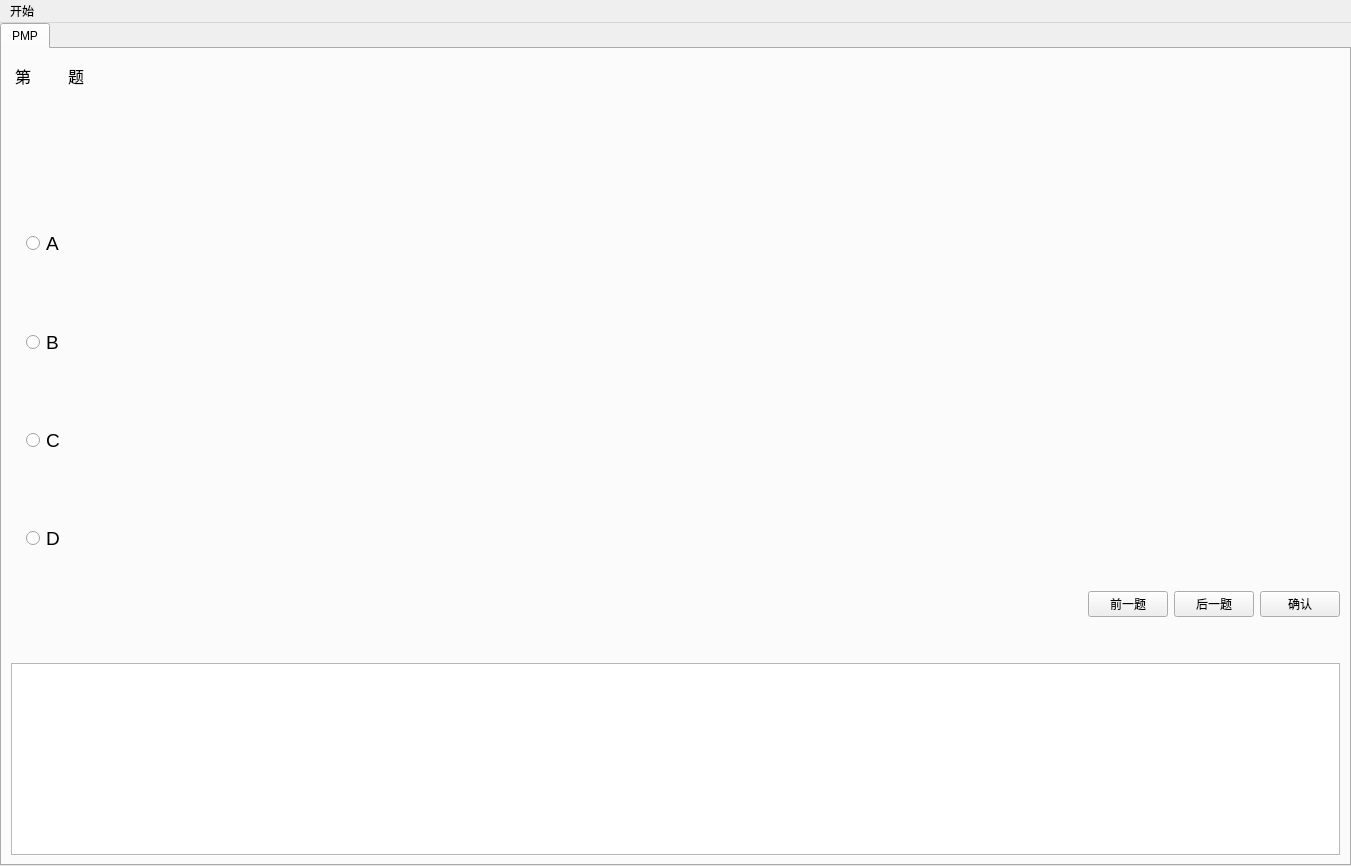
<?xml version="1.0" encoding="UTF-8"?>
<ui version="4.0">
 <class>MainWindow</class>
 <widget class="QMainWindow" name="MainWindow">
  <property name="geometry">
   <rect>
    <x>0</x>
    <y>0</y>
    <width>1351</width>
    <height>866</height>
   </rect>
  </property>
  <property name="sizePolicy">
   <sizepolicy hsizetype="Preferred" vsizetype="Preferred">
    <horstretch>0</horstretch>
    <verstretch>0</verstretch>
   </sizepolicy>
  </property>
  <property name="windowTitle">
   <string>MainWindow</string>
  </property>
  <widget class="QWidget" name="centralwidget">
   <layout class="QGridLayout" name="gridLayout_2">
    <property name="leftMargin">
     <number>0</number>
    </property>
    <property name="topMargin">
     <number>0</number>
    </property>
    <property name="rightMargin">
     <number>0</number>
    </property>
    <property name="bottomMargin">
     <number>0</number>
    </property>
    <item row="0" column="0">
     <layout class="QGridLayout" name="gridLayout">
      <property name="spacing">
       <number>0</number>
      </property>
      <item row="0" column="0">
       <widget class="QTabWidget" name="tabWidget">
        <property name="currentIndex">
         <number>0</number>
        </property>
        <widget class="QWidget" name="tab">
         <property name="sizePolicy">
          <sizepolicy hsizetype="Preferred" vsizetype="Preferred">
           <horstretch>0</horstretch>
           <verstretch>0</verstretch>
          </sizepolicy>
         </property>
         <property name="layoutDirection">
          <enum>Qt::LeftToRight</enum>
         </property>
         <property name="autoFillBackground">
          <bool>false</bool>
         </property>
         <attribute name="title">
          <string>PMP</string>
         </attribute>
         <layout class="QGridLayout" name="gridLayout_3">
          <item row="0" column="0">
           <layout class="QVBoxLayout" name="verticalLayout_3">
            <item>
             <layout class="QHBoxLayout" name="horizontalLayout_7">
              <property name="topMargin">
               <number>6</number>
              </property>
              <property name="bottomMargin">
               <number>6</number>
              </property>
              <item>
               <widget class="QLabel" name="label">
                <property name="minimumSize">
                 <size>
                  <width>20</width>
                  <height>0</height>
                 </size>
                </property>
                <property name="maximumSize">
                 <size>
                  <width>20</width>
                  <height>16777215</height>
                 </size>
                </property>
                <property name="font">
                 <font>
                  <pointsize>12</pointsize>
                 </font>
                </property>
                <property name="text">
                 <string>第</string>
                </property>
                <property name="alignment">
                 <set>Qt::AlignRight|Qt::AlignTrailing|Qt::AlignVCenter</set>
                </property>
               </widget>
              </item>
              <item>
               <widget class="QLabel" name="labelQuestionIndex">
                <property name="enabled">
                 <bool>false</bool>
                </property>
                <property name="minimumSize">
                 <size>
                  <width>25</width>
                  <height>0</height>
                 </size>
                </property>
                <property name="font">
                 <font>
                  <pointsize>12</pointsize>
                 </font>
                </property>
                <property name="autoFillBackground">
                 <bool>false</bool>
                </property>
                <property name="text">
                 <string/>
                </property>
                <property name="alignment">
                 <set>Qt::AlignCenter</set>
                </property>
               </widget>
              </item>
              <item>
               <widget class="QLabel" name="labelText_2">
                <property name="font">
                 <font>
                  <pointsize>12</pointsize>
                 </font>
                </property>
                <property name="text">
                 <string>题</string>
                </property>
               </widget>
              </item>
              <item>
               <spacer name="horizontalSpacer_2">
                <property name="orientation">
                 <enum>Qt::Horizontal</enum>
                </property>
                <property name="sizeHint" stdset="0">
                 <size>
                  <width>40</width>
                  <height>20</height>
                 </size>
                </property>
               </spacer>
              </item>
             </layout>
            </item>
            <item>
             <layout class="QVBoxLayout" name="verticalLayout_4">
              <item>
               <widget class="QLabel" name="labelQuestion">
                <property name="sizePolicy">
                 <sizepolicy hsizetype="Expanding" vsizetype="Expanding">
                  <horstretch>0</horstretch>
                  <verstretch>0</verstretch>
                 </sizepolicy>
                </property>
                <property name="font">
                 <font>
                  <pointsize>14</pointsize>
                 </font>
                </property>
                <property name="text">
                 <string/>
                </property>
               </widget>
              </item>
             </layout>
            </item>
            <item>
             <layout class="QHBoxLayout" name="horizontalLayout">
              <property name="leftMargin">
               <number>15</number>
              </property>
              <property name="rightMargin">
               <number>15</number>
              </property>
              <item>
               <widget class="QRadioButton" name="rbA">
                <property name="font">
                 <font>
                  <pointsize>14</pointsize>
                 </font>
                </property>
                <property name="text">
                 <string>A</string>
                </property>
               </widget>
              </item>
              <item>
               <widget class="QLabel" name="labelAnswerA">
                <property name="sizePolicy">
                 <sizepolicy hsizetype="Expanding" vsizetype="Expanding">
                  <horstretch>0</horstretch>
                  <verstretch>0</verstretch>
                 </sizepolicy>
                </property>
                <property name="minimumSize">
                 <size>
                  <width>0</width>
                  <height>50</height>
                 </size>
                </property>
                <property name="font">
                 <font>
                  <pointsize>14</pointsize>
                 </font>
                </property>
                <property name="text">
                 <string/>
                </property>
               </widget>
              </item>
             </layout>
            </item>
            <item>
             <layout class="QHBoxLayout" name="horizontalLayout_2">
              <property name="leftMargin">
               <number>15</number>
              </property>
              <property name="rightMargin">
               <number>15</number>
              </property>
              <item>
               <widget class="QRadioButton" name="rbB">
                <property name="font">
                 <font>
                  <pointsize>14</pointsize>
                 </font>
                </property>
                <property name="text">
                 <string>B</string>
                </property>
               </widget>
              </item>
              <item>
               <widget class="QLabel" name="labelAnswerB">
                <property name="sizePolicy">
                 <sizepolicy hsizetype="Expanding" vsizetype="Expanding">
                  <horstretch>0</horstretch>
                  <verstretch>0</verstretch>
                 </sizepolicy>
                </property>
                <property name="minimumSize">
                 <size>
                  <width>0</width>
                  <height>50</height>
                 </size>
                </property>
                <property name="font">
                 <font>
                  <pointsize>14</pointsize>
                 </font>
                </property>
                <property name="text">
                 <string/>
                </property>
               </widget>
              </item>
             </layout>
            </item>
            <item>
             <layout class="QHBoxLayout" name="horizontalLayout_3">
              <property name="leftMargin">
               <number>15</number>
              </property>
              <property name="rightMargin">
               <number>15</number>
              </property>
              <item>
               <widget class="QRadioButton" name="rbC">
                <property name="font">
                 <font>
                  <pointsize>14</pointsize>
                 </font>
                </property>
                <property name="text">
                 <string>C</string>
                </property>
               </widget>
              </item>
              <item>
               <widget class="QLabel" name="labelAnswerC">
                <property name="sizePolicy">
                 <sizepolicy hsizetype="Expanding" vsizetype="Expanding">
                  <horstretch>0</horstretch>
                  <verstretch>0</verstretch>
                 </sizepolicy>
                </property>
                <property name="minimumSize">
                 <size>
                  <width>0</width>
                  <height>50</height>
                 </size>
                </property>
                <property name="font">
                 <font>
                  <pointsize>14</pointsize>
                 </font>
                </property>
                <property name="text">
                 <string/>
                </property>
               </widget>
              </item>
             </layout>
            </item>
            <item>
             <layout class="QHBoxLayout" name="horizontalLayout_4">
              <property name="leftMargin">
               <number>15</number>
              </property>
              <property name="rightMargin">
               <number>15</number>
              </property>
              <item>
               <widget class="QRadioButton" name="rbD">
                <property name="font">
                 <font>
                  <pointsize>14</pointsize>
                 </font>
                </property>
                <property name="text">
                 <string>D</string>
                </property>
               </widget>
              </item>
              <item>
               <widget class="QLabel" name="labelAnswerD">
                <property name="sizePolicy">
                 <sizepolicy hsizetype="Expanding" vsizetype="Expanding">
                  <horstretch>0</horstretch>
                  <verstretch>0</verstretch>
                 </sizepolicy>
                </property>
                <property name="minimumSize">
                 <size>
                  <width>0</width>
                  <height>50</height>
                 </size>
                </property>
                <property name="font">
                 <font>
                  <pointsize>14</pointsize>
                 </font>
                </property>
                <property name="text">
                 <string/>
                </property>
               </widget>
              </item>
             </layout>
            </item>
            <item>
             <layout class="QVBoxLayout" name="verticalLayout_6">
              <item>
               <layout class="QHBoxLayout" name="horizontalLayout_5">
                <item>
                 <spacer name="horizontalSpacer">
                  <property name="orientation">
                   <enum>Qt::Horizontal</enum>
                  </property>
                  <property name="sizeHint" stdset="0">
                   <size>
                    <width>40</width>
                    <height>20</height>
                   </size>
                  </property>
                 </spacer>
                </item>
                <item>
                 <widget class="QPushButton" name="btnPrevQuestion">
                  <property name="text">
                   <string>前一题</string>
                  </property>
                 </widget>
                </item>
                <item>
                 <widget class="QPushButton" name="btnNextQuestion">
                  <property name="text">
                   <string>后一题</string>
                  </property>
                 </widget>
                </item>
                <item>
                 <widget class="QPushButton" name="btnConfirm">
                  <property name="text">
                   <string>确认</string>
                  </property>
                 </widget>
                </item>
               </layout>
              </item>
              <item>
               <layout class="QVBoxLayout" name="verticalLayout_5">
                <property name="spacing">
                 <number>6</number>
                </property>
                <item>
                 <layout class="QHBoxLayout" name="horizontalLayout_6">
                  <property name="topMargin">
                   <number>6</number>
                  </property>
                  <property name="bottomMargin">
                   <number>6</number>
                  </property>
                  <item>
                   <widget class="QLabel" name="labelResult">
                    <property name="minimumSize">
                     <size>
                      <width>40</width>
                      <height>20</height>
                     </size>
                    </property>
                    <property name="maximumSize">
                     <size>
                      <width>100</width>
                      <height>16777215</height>
                     </size>
                    </property>
                    <property name="font">
                     <font>
                      <pointsize>14</pointsize>
                     </font>
                    </property>
                    <property name="text">
                     <string/>
                    </property>
                   </widget>
                  </item>
                  <item>
                   <widget class="QLabel" name="labelCorrectAnswer">
                    <property name="font">
                     <font>
                      <pointsize>14</pointsize>
                     </font>
                    </property>
                    <property name="text">
                     <string/>
                    </property>
                   </widget>
                  </item>
                 </layout>
                </item>
                <item>
                 <widget class="QTextEdit" name="edtNote">
                  <property name="sizePolicy">
                   <sizepolicy hsizetype="Expanding" vsizetype="Expanding">
                    <horstretch>0</horstretch>
                    <verstretch>0</verstretch>
                   </sizepolicy>
                  </property>
                  <property name="minimumSize">
                   <size>
                    <width>0</width>
                    <height>0</height>
                   </size>
                  </property>
                  <property name="font">
                   <font>
                    <pointsize>14</pointsize>
                   </font>
                  </property>
                 </widget>
                </item>
               </layout>
              </item>
             </layout>
            </item>
           </layout>
          </item>
         </layout>
        </widget>
       </widget>
      </item>
     </layout>
    </item>
   </layout>
  </widget>
  <widget class="QMenuBar" name="menuBar">
   <property name="geometry">
    <rect>
     <x>0</x>
     <y>0</y>
     <width>1351</width>
     <height>21</height>
    </rect>
   </property>
   <widget class="QMenu" name="menu">
    <property name="title">
     <string>开始</string>
    </property>
    <addaction name="start_test"/>
    <addaction name="finish_test"/>
   </widget>
   <addaction name="menu"/>
  </widget>
  <action name="start_test">
   <property name="text">
    <string>开始答题</string>
   </property>
   <property name="toolTip">
    <string>开始答题</string>
   </property>
  </action>
  <action name="finish_test">
   <property name="text">
    <string>提交试卷</string>
   </property>
   <property name="toolTip">
    <string>提交试卷</string>
   </property>
  </action>
 </widget>
 <resources/>
 <connections/>
</ui>
